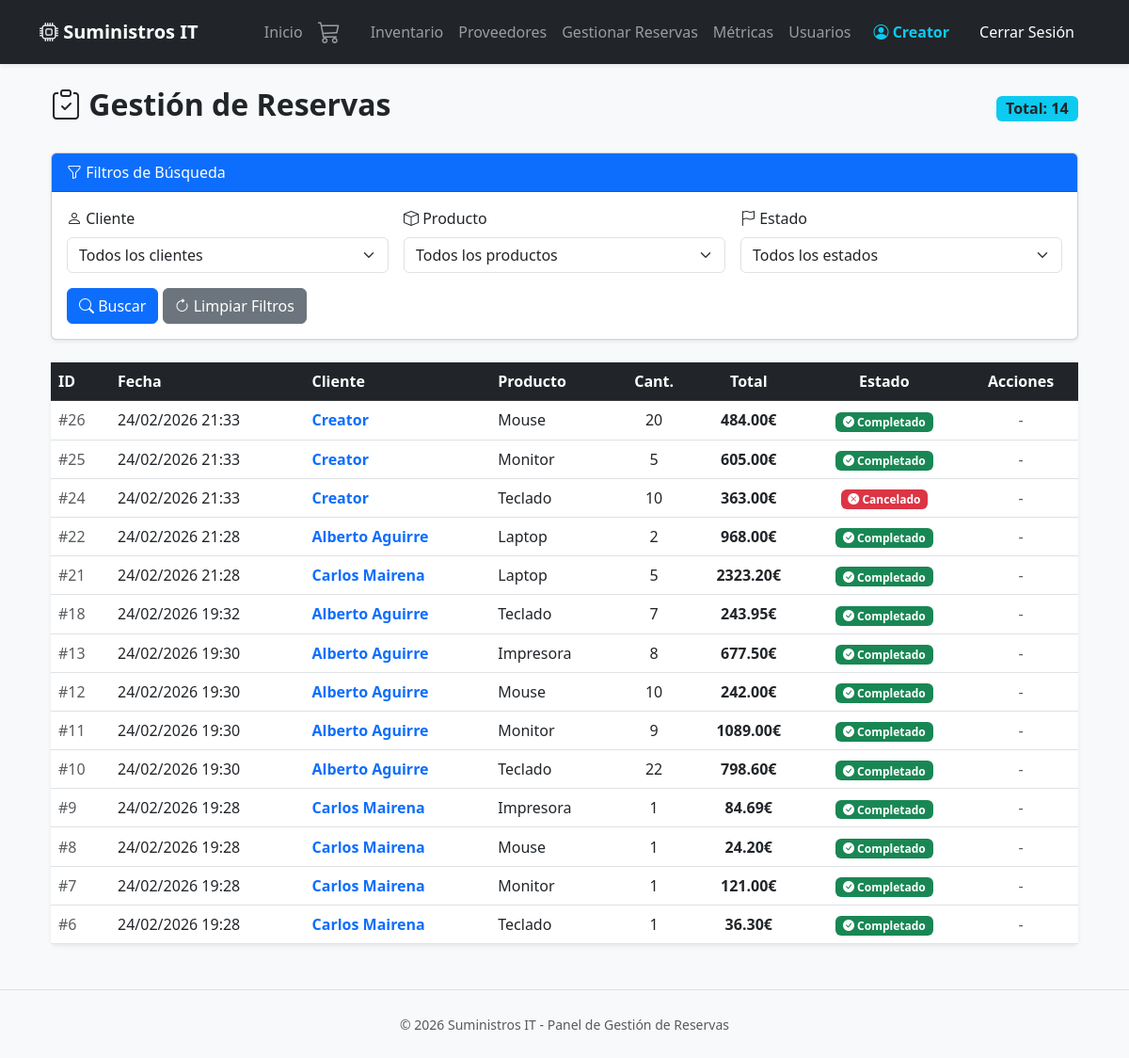
Screenshot of /admin/reservas (signed in) with the database file from the repository.
### models.py (models this page shows, shortened)
class Usuario(db.Model, UserMixin):
    id = db.Column(db.Integer, primary_key=True)
    username = db.Column(db.String(50), unique=True, nullable=False)
    password = db.Column(db.String(200), nullable=False)
    rol = db.Column(db.String(20), default='cliente')
    activo = db.Column(db.Boolean, default=True)

class Pedido(db.Model):
    id = db.Column(db.Integer, primary_key=True)
    fecha = db.Column(db.DateTime, default=lambda: datetime.now(timezone.utc))
    cantidad = db.Column(db.Integer, nullable=False)
    precio_unidad_coste = db.Column(db.Float, nullable=False)
    precio_unidad_venta = db.Column(db.Float, nullable=False)
    total_venta = db.Column(db.Float, nullable=False)
    descuento_aplicado = db.Column(db.Float, default=0.0)
    iva_aplicado = db.Column(db.Float, default=21.0)
    tipo = db.Column(db.String(10), nullable=False, default='venta')
    estado = db.Column(db.String(20), default='pendiente')
    usuario_id = db.Column(db.Integer, db.ForeignKey('usuario.id'), nullable=False)
    producto_id = db.Column(db.Integer, db.ForeignKey('producto.id'), nullable=False)
    usuario = db.relationship('Usuario', backref=db.backref('pedidos', lazy=True))
    producto = db.relationship('Producto', backref=db.backref('pedidos', lazy=True))

class Producto(db.Model):
    id = db.Column(db.Integer, primary_key=True)
    nombre = db.Column(db.String(100), nullable=False)
    descripcion = db.Column(db.Text)
    precio_coste = db.Column(db.Float, nullable=False)
    precio_venta = db.Column(db.Float, nullable=False)
    cantidad_actual = db.Column(db.Integer, default=0)
    stock_maximo = db.Column(db.Integer, default=100)
    referencia = db.Column(db.String(50))
    ubicacion = db.Column(db.String(100))
    proveedor_id = db.Column(db.Integer, db.ForeignKey('proveedor.id'))

### main.py (the view)
    @app.route('/admin/reservas')
    @login_required
    @admin_required
    def panel_admin_reservas():
        limpiar_reservas_expiradas()  # Limpiamos antes de mostrar
        filtro_cliente = request.args.get('cliente', '')
        filtro_producto = request.args.get('producto', '')
        filtro_estado = request.args.get('estado', '')
        query = Pedido.query.filter_by(tipo='venta')
        if filtro_cliente:
            query = query.filter(Pedido.usuario_id == int(filtro_cliente))
        if filtro_producto:
            query = query.filter(Pedido.producto_id == int(filtro_producto))
        if filtro_estado:
            query = query.filter(Pedido.estado == filtro_estado)
        reservas = query.order_by(Pedido.fecha.desc()).all()
        clientes = Usuario.query.filter_by(rol='cliente').all()
        productos = Producto.query.all()
        return render_template('admin_reservas.html',
                               reservas=reservas,
                               clientes=clientes,
                               productos=productos,
                               filtro_cliente=filtro_cliente,
                               filtro_producto=filtro_producto,
                               filtro_estado=filtro_estado)

### main.py (called while the page is built)
def admin_required(f):
    @wraps(f)
    def decorated_function(*args, **kwargs):
        if not current_user.is_authenticated or current_user.rol != 'admin':
            flash("Acceso denegado. Solo administradores pueden acceder.", "danger")
            return redirect(url_for('index'))
        return f(*args, **kwargs)
    return decorated_function

### templates/admin_reservas.html (shortened to what this page needs)
{% extends 'base.html' %}
{% block content %}
<div class="container mt-4">
    <div class="d-flex justify-content-between align-items-center mb-4">
        <h2 class="fw-bold"><i class="bi bi-clipboard-check"></i> Gestión de Reservas</h2>
        <span class="badge bg-info text-dark fs-6">Total: {{ reservas|length }}</span>
    </div>
    <div class="card mb-4 shadow-sm">
        <div class="card-header bg-primary text-white">
            <i class="bi bi-funnel"></i> Filtros de Búsqueda
        </div>
        <div class="card-body">
            <form method="GET" action="{{ url_for('panel_admin_reservas') }}">
                <div class="row g-3">
                    <div class="col-md-4">
                        <label class="form-label"><i class="bi bi-person"></i> Cliente</label>
                        <select name="cliente" class="form-select">
                            <option value="">Todos los clientes</option>
                        </select>
                    </div>
                    <div class="col-md-4">
                        <label class="form-label"><i class="bi bi-box"></i> Producto</label>
                        <select name="producto" class="form-select">
                            <option value="">Todos los productos</option>
                        </select>
                    </div>
                    <div class="col-md-4">
                        <label class="form-label"><i class="bi bi-flag"></i> Estado</label>
                        <select name="estado" class="form-select">
                            <option value="">Todos los estados</option>
                        </select>
                    </div>
                </div>
                <div class="row mt-3">
                    <div class="col-12">
                        <button type="submit" class="btn btn-primary">
                            <i class="bi bi-search"></i> Buscar
                        </button>
                        <a href="{{ url_for('panel_admin_reservas') }}" class="btn btn-secondary">
                            <i class="bi bi-arrow-clockwise"></i> Limpiar Filtros
                        </a>
                    </div>
                </div>
            </form>
        </div>
    </div>
    <div class="card shadow-sm border-0">
        <div class="table-responsive">
            <table class="table table-hover align-middle mb-0">
                <thead class="table-dark">
                    <tr>
                        <th>ID</th>
                        <th>Fecha</th>
                        <th>Cliente</th>
                        <th>Producto</th>
                        <th class="text-center">Cant.</th>
                        <th class="text-center">Total</th>
                        <th class="text-center">Estado</th>
                        <th class="text-center">Acciones</th>
                    </tr>
                </thead>
                <tbody>
                    {% if reservas %}
                        {% for r in reservas %}
                        <tr>
                            <td class="text-muted">#{{ r.id }}</td>
                            <td>{{ r.fecha.strftime('%d/%m/%Y %H:%M') }}</td>
                            <td>
                                <span class="fw-bold text-primary">{{ r.usuario.username }}</span>
                            </td>
                            <td>{{ r.producto.nombre }}</td>
                            <td class="text-center">{{ r.cantidad }}</td>
                            <td class="text-center fw-bold">{{ "%.2f"|format(r.total_venta) }}€</td>
                            <td class="text-center">
                                {% if r.estado == 'completado' %}
                                    <span class="badge bg-success">
                                        <i class="bi bi-check-circle-fill"></i> Completado
                                    </span>
                                {% elif r.estado == 'cancelado' %}
                                    <span class="badge bg-danger">
                                        <i class="bi bi-x-circle-fill"></i> Cancelado
                                    </span>
                                {% elif r.estado == 'pendiente' %}
                                    <span class="badge bg-warning text-dark">
                                        <i class="bi bi-clock-fill"></i> Pendiente
                                    </span>
                                {% else %}
                                    <span class="badge bg-secondary">{{ r.estado }}</span>
                                {% endif %}
                            </td>
                            <td class="text-center">
                                {% if r.estado == 'pendiente' %}
                                    <a href="{{ url_for('confirmar_entrega', id=r.id) }}"
                                       class="btn btn-success btn-sm">
                                        <i class="bi bi-check2"></i> Entregar
                                    </a>
                                    <a href="{{ url_for('cancelar_reserva', pedido_id=r.id) }}"
                                       class="btn btn-danger btn-sm"
                                       onclick="return confirm('¿Cancelar esta reserva?')">
                                        <i class="bi bi-x"></i> Cancelar
                                    </a>
                                {% else %}
                                    <span class="text-muted">-</span>
                                {% endif %}
                            </td>
                        </tr>
                        {% endfor %}
                    {% endif %}
                </tbody>
            </table>
        </div>
    </div>
</div>
{% endblock %}

### templates/base.html (shortened to what this page needs)
<!DOCTYPE html>
<html lang="es">
<head>
    <link href="https://cdn.jsdelivr.net/npm/bootstrap@5.3.0/dist/css/bootstrap.min.css" rel="stylesheet">
    <link rel="stylesheet" href="https://cdn.jsdelivr.net/npm/bootstrap-icons@1.11.0/font/bootstrap-icons.css">
</head>
<body class="bg-light">
    <nav class="navbar navbar-expand-lg navbar-dark bg-dark mb-4 shadow-sm">
        <div class="container">
            <a class="navbar-brand fw-bold" href="{{ url_for('index') }}">
                <i class="bi bi-cpu"></i> Suministros IT
            </a>
            <div class="collapse navbar-collapse" id="navbarNav">
                <div class="navbar-nav ms-auto align-items-center">
                    <a class="nav-link" href="{{ url_for('index') }}">Inicio</a>
                    {% if current_user.is_authenticated %}
                        <a class="nav-link position-relative me-3" href="{{ url_for('ver_carrito') }}" title="Ver mi carrito">
                            <i class="bi bi-cart3 fs-4"></i>
                        </a>
                        {% if current_user.rol == 'admin' %}
                            <a class="nav-link" href="{{ url_for('inventario') }}">Inventario</a>
                            <a class="nav-link" href="{{ url_for('ver_proveedores') }}">Proveedores</a>
                            <a class="nav-link" href="{{ url_for('panel_admin_reservas') }}">Gestionar Reservas</a>
                            <a class="nav-link" href="{{ url_for('dashboard') }}">Métricas</a>
                            <a class="nav-link" href="{{ url_for('ver_usuarios') }}">Usuarios</a>
                        {% elif current_user.rol == 'cliente' %}
                            <a class="nav-link" href="{{ url_for('ver_catalogo') }}">Catálogo</a>
                            <a class="nav-link" href="{{ url_for('pedidos_clientes') }}">Mis Reservas</a>
                        {% endif %}
                        <span class="navbar-text ms-3 me-2 text-info fw-semibold">
                            <i class="bi bi-person-circle"></i> {{ current_user.username }}
                        </span>
                        <a class="nav-link btn btn-outline-danger btn-sm text-white px-3 ms-2" href="{{ url_for('logout') }}">
                            Cerrar Sesión
                        </a>
                    {% else %}
                        <a class="nav-link" href="{{ url_for('login') }}">Iniciar Sesión</a>
                        <a class="nav-link btn btn-primary btn-sm text-white px-3 ms-2" href="{{ url_for('registro') }}">Registrarse</a>
                    {% endif %}
                </div>
            </div>
        </div>
    </nav>
    <div class="container">
        {% block content %}{% endblock %}
    </div>
    <footer class="text-center py-4 mt-5 text-muted border-top">
        <small>&copy; 2026 Suministros IT - Panel de Gestión de Reservas</small>
    </footer>
</body>
</html>

### rows the page displays
Usuario: username "Creator"
Pedido: id "26", fecha "24/02/2026 21:33", usuario.username "Creator", producto.nombre "Mouse", cantidad "20", total_venta "484.00", estado "completado" (drawn)
Pedido: id "25", fecha "24/02/2026 21:33", usuario.username "Creator", producto.nombre "Monitor", cantidad "5", total_venta "605.00", estado "completado" (drawn)
Pedido: id "24", fecha "24/02/2026 21:33", usuario.username "Creator", producto.nombre "Teclado", cantidad "10", total_venta "363.00", estado "cancelado" (drawn)
Pedido: id "22", fecha "24/02/2026 21:28", usuario.username "Alberto Aguirre", producto.nombre "Laptop", cantidad "2", total_venta "968.00", estado "completado" (drawn)
Pedido: id "21", fecha "24/02/2026 21:28", usuario.username "Carlos Mairena", producto.nombre "Laptop", cantidad "5", total_venta "2323.20", estado "completado" (drawn)
Pedido: id "18", fecha "24/02/2026 19:32", usuario.username "Alberto Aguirre", producto.nombre "Teclado", cantidad "7", total_venta "243.95", estado "completado" (drawn)
Pedido: id "13", fecha "24/02/2026 19:30", usuario.username "Alberto Aguirre", producto.nombre "Impresora", cantidad "8", total_venta "677.50", estado "completado" (drawn)
Pedido: id "12", fecha "24/02/2026 19:30", usuario.username "Alberto Aguirre", producto.nombre "Mouse", cantidad "10", total_venta "242.00", estado "completado" (drawn)
Pedido: id "11", fecha "24/02/2026 19:30", usuario.username "Alberto Aguirre", producto.nombre "Monitor", cantidad "9", total_venta "1089.00", estado "completado" (drawn)
Pedido: id "10", fecha "24/02/2026 19:30", usuario.username "Alberto Aguirre", producto.nombre "Teclado", cantidad "22", total_venta "798.60", estado "completado" (drawn)
Pedido: id "9", fecha "24/02/2026 19:28", usuario.username "Carlos Mairena", producto.nombre "Impresora", cantidad "1", total_venta "84.69", estado "completado" (drawn)
Pedido: id "8", fecha "24/02/2026 19:28", usuario.username "Carlos Mairena", producto.nombre "Mouse", cantidad "1", total_venta "24.20", estado "completado" (drawn)
Pedido: id "7", fecha "24/02/2026 19:28", usuario.username "Carlos Mairena", producto.nombre "Monitor", cantidad "1", total_venta "121.00", estado "completado" (drawn)
Pedido: id "6", fecha "24/02/2026 19:28", usuario.username "Carlos Mairena", producto.nombre "Teclado", cantidad "1", total_venta "36.30", estado "completado" (drawn)

### other values shown
{{ reservas|length }} "14"
